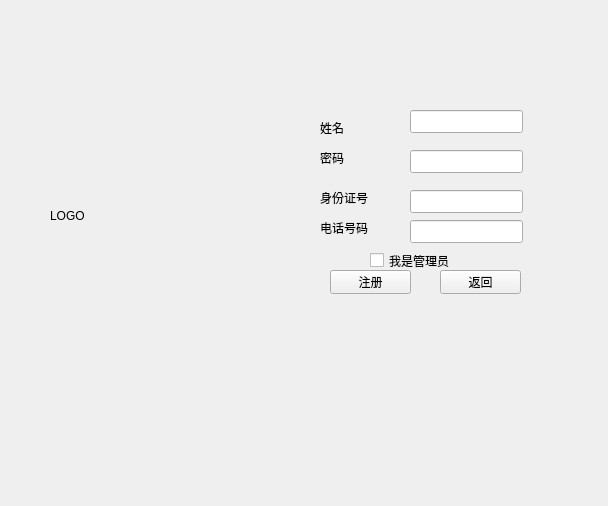
<?xml version="1.0" encoding="UTF-8"?>
<ui version="4.0">
 <class>Register</class>
 <widget class="QWidget" name="Register">
  <property name="geometry">
   <rect>
    <x>0</x>
    <y>0</y>
    <width>608</width>
    <height>506</height>
   </rect>
  </property>
  <property name="windowTitle">
   <string>Form</string>
  </property>
  <widget class="QLabel" name="label">
   <property name="geometry">
    <rect>
     <x>50</x>
     <y>110</y>
     <width>191</width>
     <height>211</height>
    </rect>
   </property>
   <property name="text">
    <string>LOGO</string>
   </property>
  </widget>
  <widget class="QLabel" name="label_2">
   <property name="geometry">
    <rect>
     <x>320</x>
     <y>120</y>
     <width>54</width>
     <height>16</height>
    </rect>
   </property>
   <property name="text">
    <string>姓名</string>
   </property>
  </widget>
  <widget class="QLabel" name="label_3">
   <property name="geometry">
    <rect>
     <x>320</x>
     <y>150</y>
     <width>54</width>
     <height>16</height>
    </rect>
   </property>
   <property name="text">
    <string>密码</string>
   </property>
  </widget>
  <widget class="QLabel" name="label_4">
   <property name="geometry">
    <rect>
     <x>320</x>
     <y>190</y>
     <width>54</width>
     <height>16</height>
    </rect>
   </property>
   <property name="text">
    <string>身份证号</string>
   </property>
  </widget>
  <widget class="QLabel" name="label_5">
   <property name="geometry">
    <rect>
     <x>320</x>
     <y>220</y>
     <width>54</width>
     <height>16</height>
    </rect>
   </property>
   <property name="text">
    <string>电话号码</string>
   </property>
  </widget>
  <widget class="QLineEdit" name="name_line">
   <property name="geometry">
    <rect>
     <x>410</x>
     <y>110</y>
     <width>113</width>
     <height>23</height>
    </rect>
   </property>
  </widget>
  <widget class="QLineEdit" name="pass_line">
   <property name="geometry">
    <rect>
     <x>410</x>
     <y>150</y>
     <width>113</width>
     <height>23</height>
    </rect>
   </property>
  </widget>
  <widget class="QLineEdit" name="id_line">
   <property name="geometry">
    <rect>
     <x>410</x>
     <y>190</y>
     <width>113</width>
     <height>23</height>
    </rect>
   </property>
  </widget>
  <widget class="QLineEdit" name="telenum_line">
   <property name="geometry">
    <rect>
     <x>410</x>
     <y>220</y>
     <width>113</width>
     <height>23</height>
    </rect>
   </property>
  </widget>
  <widget class="QPushButton" name="button_register">
   <property name="geometry">
    <rect>
     <x>330</x>
     <y>270</y>
     <width>81</width>
     <height>24</height>
    </rect>
   </property>
   <property name="text">
    <string>注册</string>
   </property>
  </widget>
  <widget class="QPushButton" name="quit_button">
   <property name="geometry">
    <rect>
     <x>440</x>
     <y>270</y>
     <width>81</width>
     <height>24</height>
    </rect>
   </property>
   <property name="text">
    <string>返回</string>
   </property>
  </widget>
  <widget class="QCheckBox" name="checkBox_manager">
   <property name="geometry">
    <rect>
     <x>370</x>
     <y>250</y>
     <width>80</width>
     <height>21</height>
    </rect>
   </property>
   <property name="text">
    <string>我是管理员</string>
   </property>
  </widget>
 </widget>
 <resources/>
 <connections/>
</ui>
